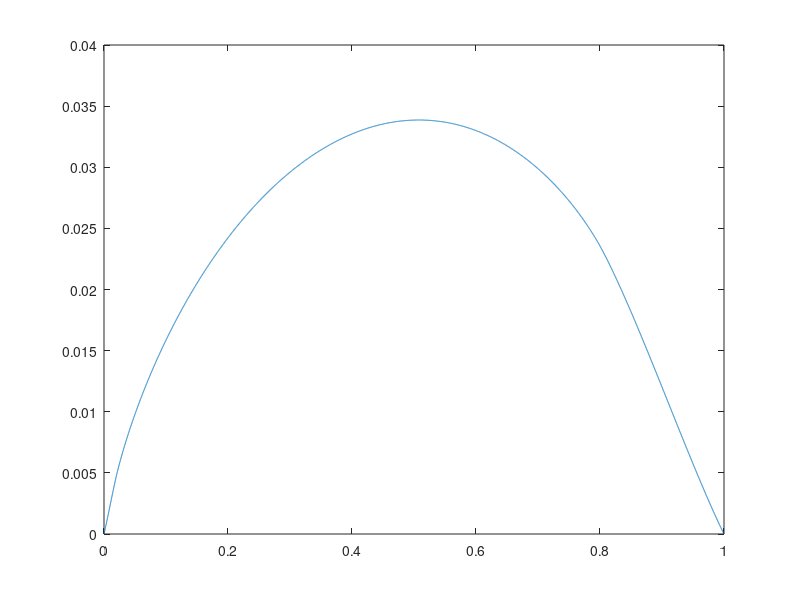

The MATLAB source for this figure: (Note: this script raises an error after producing the figure.)
N = 10000;
epsilon = 0.0000001;
cpl = [0.21, 0.21, 0.02];
cpu = [-0.33, -0.33, 0.02];
x = [0.02, 0.8, 1];

cpdiff = cpl - cpu;

% Find shape
int_gamma = @(a, b, x1, x2, y) -a*(x2-x1) - (b + a*y).*log(abs(1 - (x1-x2)./(x1-y)));
int_gamma_whole = @(y) int_gamma(0.54/0.02, 0, 0, 0.02, y) + int_gamma(0, 0.54, 0.02, 0.8, y) + int_gamma(-0.54/0.2, 0.8*(0.54/0.2)+0.54, 0.8, 1, y);
y_pts = linspace(0+epsilon, 1-epsilon, N);
z_eval_pts = int_gamma_whole(y_pts);
shape = -1/(4*pi)*cumtrapz(y_pts, z_eval_pts);
A = [y_pts(1), 1; y_pts(end), 1];
F = [-shape(1);-shape(end)];
params = inv(A)*F;
geo = params(1)*y_pts + shape + params(end);

%Find lift coefficient
alpha = params(1);
pi_pts = linspace(0+epsilon, pi-epsilon, N);
dzdx = (1/(4*pi^2))*int_gamma_whole((1 - cos(pi_pts))/2);
a0 = cumtrapz(pi_pts, dzdx);
a0 = a0(end);

dzdxcos1 = int_gamma_whole((1 - cos(pi_pts))/2).* cos(pi_pts);
a1 = -1/(2*pi^2)*cumtrapz(pi_pts, dzdxcos1);
a1 = a1(end);

dzdxcos2 = int_gamma_whole((1 - cos(pi_pts))/2).* cos(2*pi_pts);
a2 = -1/(2*pi^2)*cumtrapz(pi_pts, dzdxcos2);
a2 = a2(end);

%Lift coefficient
cl = 2*pi*(a0 + a1/2);

%Pitching moment about leading edge
cm = -cl/4 - pi/4 * (a1 - a2);

% Find center of pressure
poly = @(a, b, x1, x2) a*x2^3 / 3 + b*x2^2 / 2 - (a*x1^3 / 3 + b*x1^2 / 2);
lin = @(a, b, x1, x2) a*x2^2 / 2 + b*x2 - (a*x1^2 / 2 + b*x1);
numer = poly(0.54/0.02, 0, 0, 0.02) + poly(0, 0.54, 0.02, 0.8) + poly(-0.54/0.2, 0.8*(0.54/0.2) + 0.54, 0.8, 1);
denom = lin(0.54/0.02, 0, 0, 0.02) + lin(0, 0.54, 0.02, 0.8) + lin(-0.54/0.2, 0.8*(0.54/0.2) + 0.54, 0.8, 1);

center_press = numer/denom;

figure(1)
plot(y_pts, geo)
yline(0)
title('Camberline')
ylabel('Z')
xlabel('X in fractions of chord')
axis equal